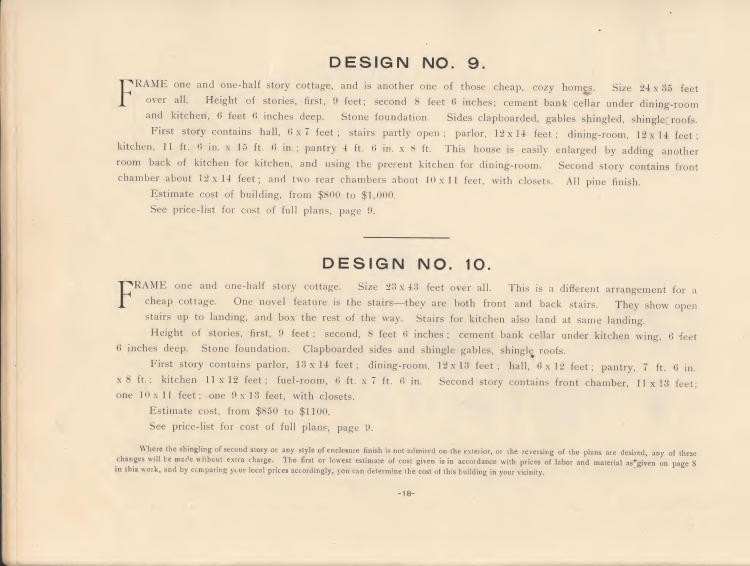
#> input picture art/source/hopkins-housing-v1/plates/n19.jpg, 1500 x 1132 px, given in place of hopkins-4-15-exterior-0-front.png, which was not available (shown at 1/2 size); the run also reads 1 picture not shown here
$ python build-roof-15-review.py
#> lines starting #> are read from the running program, lines starting #| are printed output that depends on the picture; pictures that were not available may be replaced by others from this repository, and a replacement may not be noted
from pathlib import Path
from PIL import Image, ImageDraw, ImageFont, ImageOps
import json
root=Path(__file__).resolve().parents[3];base=root/'docs/art/hopkins-housing-v1';out=base/'previews'
font=lambda n:ImageFont.truetype('C:/Windows/Fonts/segoeui.ttf',n)
strong=lambda n:ImageFont.truetype('C:/Windows/Fonts/seguisb.ttf',n)
for angle in ['front','rear']:
 Image.open(root/f'artifacts/hopkins-roof-15/images/hopkins-4-15-exterior-0-{angle}.png').convert('RGB').save(out/f'roof-15-{angle}.jpg',quality=94)
sheet=Image.new('RGB',(2000,1530),'#ece6d7');d=ImageDraw.Draw(sheet)
#> after `sheet = Image.new('RGB', (2000, 1530), '#ece6d7')`:
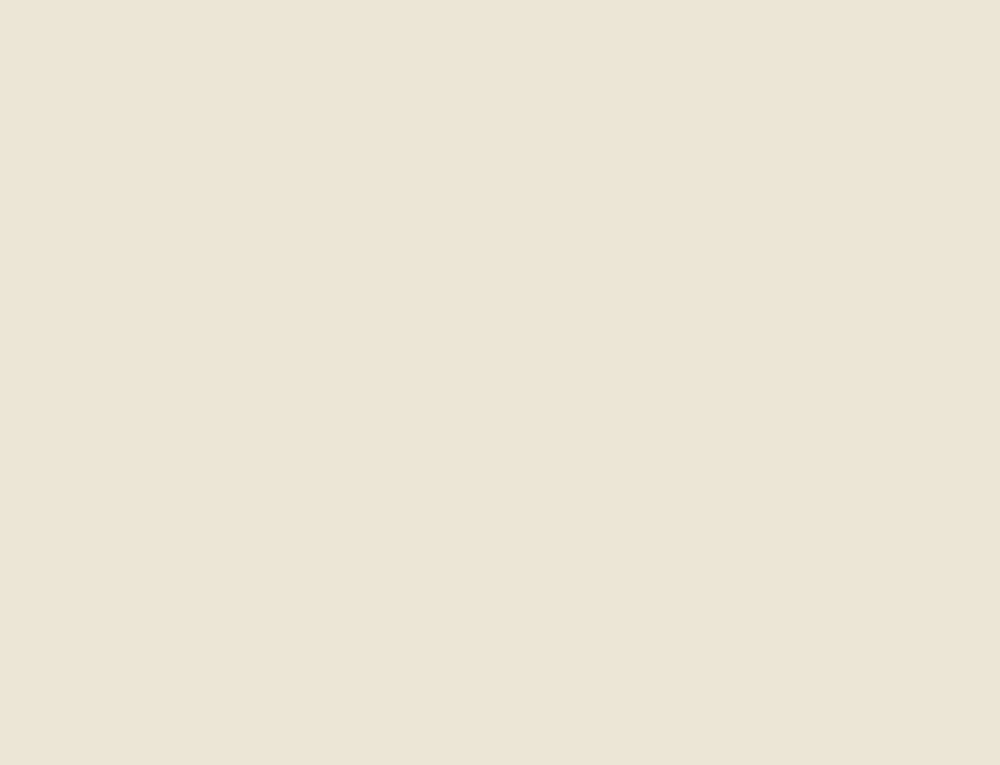
#> sheet: PIL image 2000x1530 RGB (shown at 1/2 size); mean R, G, B 236, 230, 215
d.text((42,24),'HOPKINS No. 15 / GAMBREL ROOF CORRECTION',font=strong(38),fill='#39382d')
source=Image.open(root/'art/source/hopkins-housing-v1/plates/n26.jpg').crop((120,412,822,910))
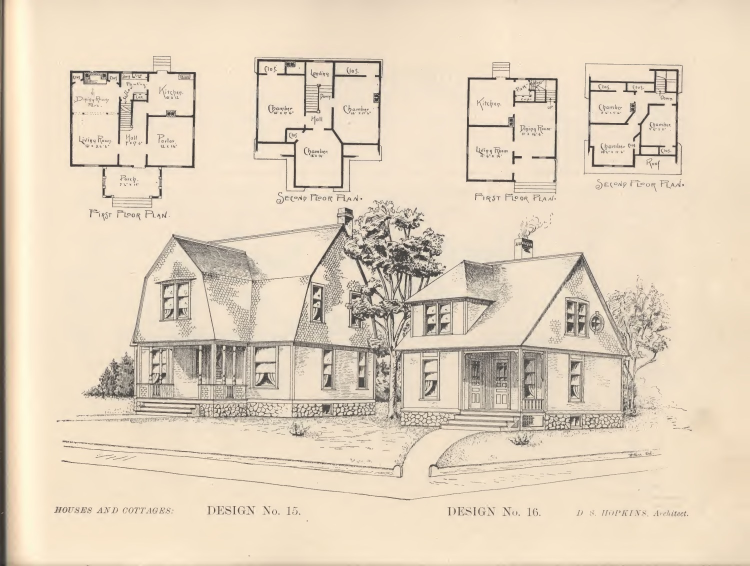
#> input picture art/source/hopkins-housing-v1/plates/n26.jpg, 1500 x 1132 px (shown at 1/2 size)
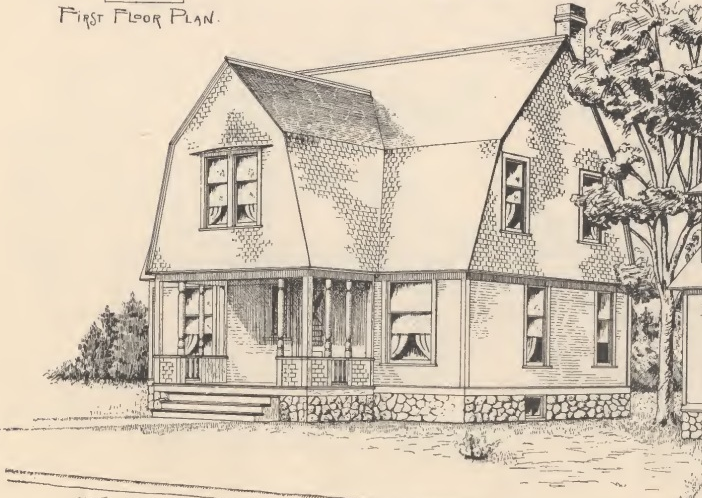
#> source: PIL image 702x498 RGB; mean R, G, B 210.6, 197.7, 179.6
#> (the run stopped early here; a loop or call above may not have finished)
